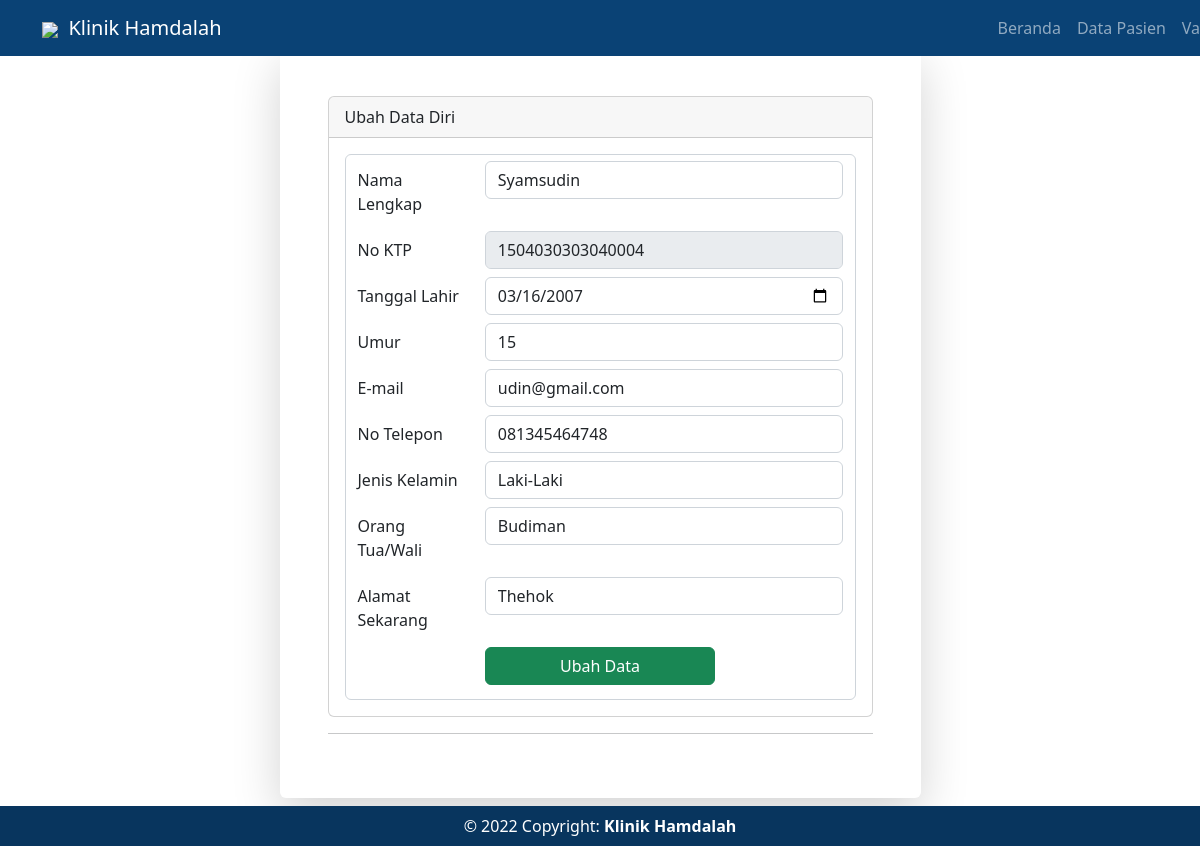
The app's page /index.php/vaksin_klinik/ubah_data with its own data.
### tables this page shows
CREATE TABLE `registrasi` (
  `no_nik` bigint(30) NOT NULL,
  `nama` varchar(50) NOT NULL,
  `tgl_lahir` date NOT NULL,
  `umur` int(10) NOT NULL,
  `jenis_kelamin` varchar(15) NOT NULL,
  `email` varchar(50) NOT NULL,
  `no_telp` varchar(20) NOT NULL,
  `nama_ortu` varchar(50) NOT NULL,
  `alamat` text NOT NULL
);

### application/controllers/Vaksin_klinik.php (called while the page is built, shortened)
<?php
class Vaksin_klinik extends CI_Controller
{
	public function __construct()
	{
		$this->load->library('form_validation');
		$this->load->model('vaksin_model');
	}
	public function ubah_data()
	{
		$data['update'] = $this->vaksin_model->data_register();
		$this->load->view('ubah_data', $data);
		$this->load->view('template/footer');
	}
}

### index.php (called while the page is built, shortened)
<?php
require_once BASEPATH.'core/CodeIgniter.php';

### application/models/Vaksin_model.php (called while the page is built, shortened)
<?php
class Vaksin_model extends CI_Model
{
    public function data_register()
    {
        return $this->db->get('registrasi')->row();
    }
}

### application/views/ubah_data.php (the view, shortened to what this page needs)
<!DOCTYPE html>
<html lang="en">
<head>
    <link href="https://cdn.jsdelivr.net/npm/bootstrap@5.2.0-beta1/dist/css/bootstrap.min.css" rel="stylesheet"
>
</head>
</head>
<body>
    <nav class="navbar navbar-expand-lg navbar-dark navbar-custom fixed-top" style="background-color: #0a4275;">
        <div class="container">
            <a class="navbar-brand" href="vaksin_klinik/beranda"><img
                    src="https://img.icons8.com/ios-filled/28/ffffff/heart-health.png" />&nbsp;&nbsp;Klinik Hamdalah</a>
            <div class="collapse navbar-collapse" id="navbarResponsive">
                <ul class="navbar-nav " style="margin-left: 47rem; width:max-content;">
                    <li class="nav-item">
                        <a class="nav-link" href="vaksin_klinik/beranda">Beranda</a>
                    </li>
                    <li class="nav-item">
                        <a class="nav-link" href="vaksin_klinik/data_pasien">Data Pasien</a>
                    </li>
                    <li class=" nav-item dropdown ">
                        <a href="javascript:void(0);" class="dropdown-toggle nav-link" data-toggle="dropdown"
                            role="button" aria-haspopup="true" aria-expanded="false">
                            Vaksinasi Anak
                        </a>
                    </li>
                </ul>
            </div>
        </div>
    </nav>
    <div>
        <div class="container">
            <div class="row justify-content-center">
                <div class="col-lg-7">
                    <div class="card o-hidden border-0 shadow-lg my-5 ">
                        <div class="card-body p-0">
                            <div class="row">
                                <div class="col-lg">
                                    <div class="p-5">
                                        <div class="card">
                                            <div class="card-header">
                                                Ubah Data Diri
                                            </div>
                                            <div class="card-body">
                                                <div class="row">
                                                    <div class="container-fluid">
                                                        <form action="vaksin_klinik/proses_update" class="form-control"
                                                            method="POST" enctype="multipart/form-data">
                                                            <div class="form-group row mb-2">
                                                                <label for="" class="col-sm-3 col-form-label">Nama
                                                                    Lengkap</label>
                                                                <div class="col-sm-9">
                                                                    <input type="text" value="<?= $update->nama; ?>"
                                                                        name="nama" placeholder="Masukan Nama Lengkap"
                                                                        autocomplete="off" class="form-control">
                                                                </div>
                                                            </div>
                                                            <div class="form-group row mb-2">
                                                                <label for="" class="col-sm-3 col-form-label">No
                                                                    KTP</label>
                                                                <div class="col-sm-9">
                                                                    <input type="text" name="no_nik"
                                                                        class="form-control"
                                                                        value="<?= $update->no_nik; ?>" disabled
                                                                        autocomplete="off"
                                                                        placeholder="Masukan Nomor KTP">
                                                                </div>
                                                            </div>
                                                            <div class="form-group row mb-2">
                                                                <label for="" class="col-sm-3 col-form-label">Tanggal
                                                                    Lahir</label>
                                                                <div class="col-sm-9">
                                                                    <input type="date"
                                                                        value="<?= $update->tgl_lahir; ?>"
                                                                        autocomplete="off" name="date"
                                                                        class="form-control">
                                                                </div>
                                                            </div>
                                                            <div class="form-group row mb-2">
                                                                <label for=""
                                                                    class="col-sm-3 col-form-label">Umur</label>
                                                                <div class="col-sm-9">
                                                                    <input type="number" value="<?= $update->umur; ?>"
                                                                        autocomplete="off" name="umur"
                                                                        placeholder="Umur" class="form-control">
                                                                </div>
                                                            </div>
                                                            <div class="form-group row mb-2">
                                                                <label for="" class="col-sm-3 col-form-label">E-mail
                                                                </label>
                                                                <div class="col-sm-9">
                                                                    <input type="text" name="email"
                                                                        value="<?= $update->email; ?>"
                                                                        autocomplete="off"
                                                                        placeholder="example@gmail.com"
                                                                        class="form-control">
                                                                </div>
                                                            </div>
                                                            <div class="form-group row mb-2">
                                                                <label for="" class="col-sm-3 col-form-label">No
                                                                    Telepon</label>
                                                                <div class="col-sm-9">
                                                                    <input type="text" autocomplete="off"
                                                                        value="<?= $update->no_telp; ?>" name="no_telp"
                                                                        placeholder="exp: 081234xxxxx"
                                                                        class="form-control">
                                                                </div>
                                                            </div>
                                                            <div class="form-group row mb-2">
                                                                <label for="" class="col-sm-3 col-form-label">Jenis
                                                                    Kelamin</label>
                                                                <div class="col-sm-9">
                                                                    <select class="form-control" name="jk">
                                                                        <option
                                                                            <?= ($update->jenis_kelamin == "Laki-Laki") ? "selected" : ""; ?>
                                                                            value="Laki-Laki">Laki-Laki</option>
                                                                    </select>
                                                                </div>
                                                            </div>
                                                            <div class="form-group row mb-2">
                                                                <label for="" class="col-sm-3 col-form-label">Orang
                                                                    Tua/Wali</label>
                                                                <div class="col-sm-9">
                                                                    <input type="text" autocomplete="off"
                                                                        value="<?= $update->nama_ortu; ?>"
                                                                        placeholder="Nama Orang Tua/Wali" name="ortu"
                                                                        value="" class="form-control">
                                                                </div>
                                                            </div>
                                                            <div class="form-group row mb-2">
                                                                <label for="" class="col-sm-3 col-form-label">Alamat
                                                                    Sekarang</label>
                                                                <div class="col-sm-9">
                                                                    <input type="text" value="<?= $update->alamat; ?>"
                                                                        name="alamat" placeholder="Alamat Rumah"
                                                                        class="form-control"></input>
                                                                </div>
                                                            </div>
                                                            <div class="form-group row mb-2">
                                                                <div class="d-grid gap-2 col-6 mx-auto">
                                                                    <button class="btn btn-success" name="daftar">Ubah
                                                                        Data</button>
                                                                </div>
                                                            </div>
                                                        </form>
                                                    </div>
                                                </div>
                                            </div>
                                        </div>
                                        <hr>
                                    </div>
                                </div>
                            </div>
                        </div>
                    </div>
                </div>
            </div>
        </div>
    </div>
</body>
</html>

### records on screen
registrasi: nama "Syamsudin", no_nik "1504030303040004", date "03/16/2007", umur "15", email "udin@gmail.com", no_telp "081345464748", jk "Laki-Laki", ortu "Budiman", alamat "Thehok"
